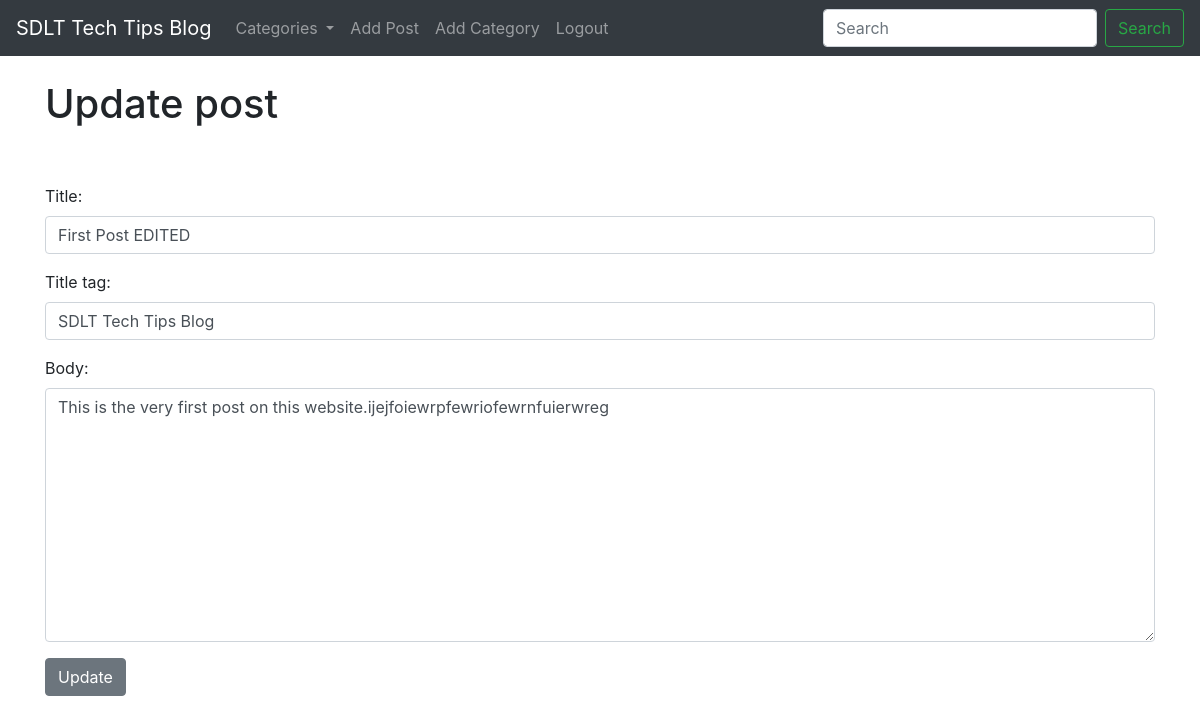
Screenshot of /article/edit/1 (signed in) with the database file from the repository.
### tipsBlogApp/models.py (models this page shows, shortened)
class Post(models.Model):
  title = models.CharField(max_length=255)
  title_tag = models.CharField(max_length=255)
  author = models.ForeignKey(User, on_delete=models.CASCADE)
  category = models.CharField(max_length=2500, default='general tips')
  post_date = models.DateField(auto_now_add=True)
  body = models.TextField()

### tipsBlogApp/views.py (the view)
# urls.py: path('article/edit/<int:pk>', UpdatePostView.as_view(), name='update_post'),
class UpdatePostView(UpdateView):
  model = Post
  template_name = 'update_post.html'
  form_class = EditForm

### tipsBlogApp/forms.py
class EditForm(forms.ModelForm):
  class Meta:
    model = Post
    fields = ('title', 'title_tag', 'body')
    widgets = {
      'title': forms.TextInput(attrs={'class': 'form-control'}),
      'title_tag': forms.TextInput(attrs={'class': 'form-control'}),
      'body': forms.Textarea(attrs={'class': 'form-control', 'placeholder': 'Enter description of the tip(s)'}),
    }

### tipsBlogApp/context_processors.py (called while the page is built)
def menuitems(request):
  return {
    'category_menu': Category.objects.all()
  }

### tipsBlogApp/templates/update_post.html (shortened to what this page needs)
{% extends 'base.html' %}
{% block content %}
{% if user.is_authenticated %}
  <h1>Update post</h1>
  <br><br>
  <div class="form-group">
    <form method="POST">
      {{ form.as_p }}
      <button class="btn btn-secondary">Update</button>
    </form>
  </div>
{% else %}
  <h1>Sorry, you don't have access to add/edit/remove content</h1>
{% endif %}
{% endblock %}

### rows the page displays
Post: title "First Post EDITED", title_tag "SDLT Tech Tips Blog", body "This is the very first post on this website.ijejfoiewrpfewriofewrnfuierwreg"
